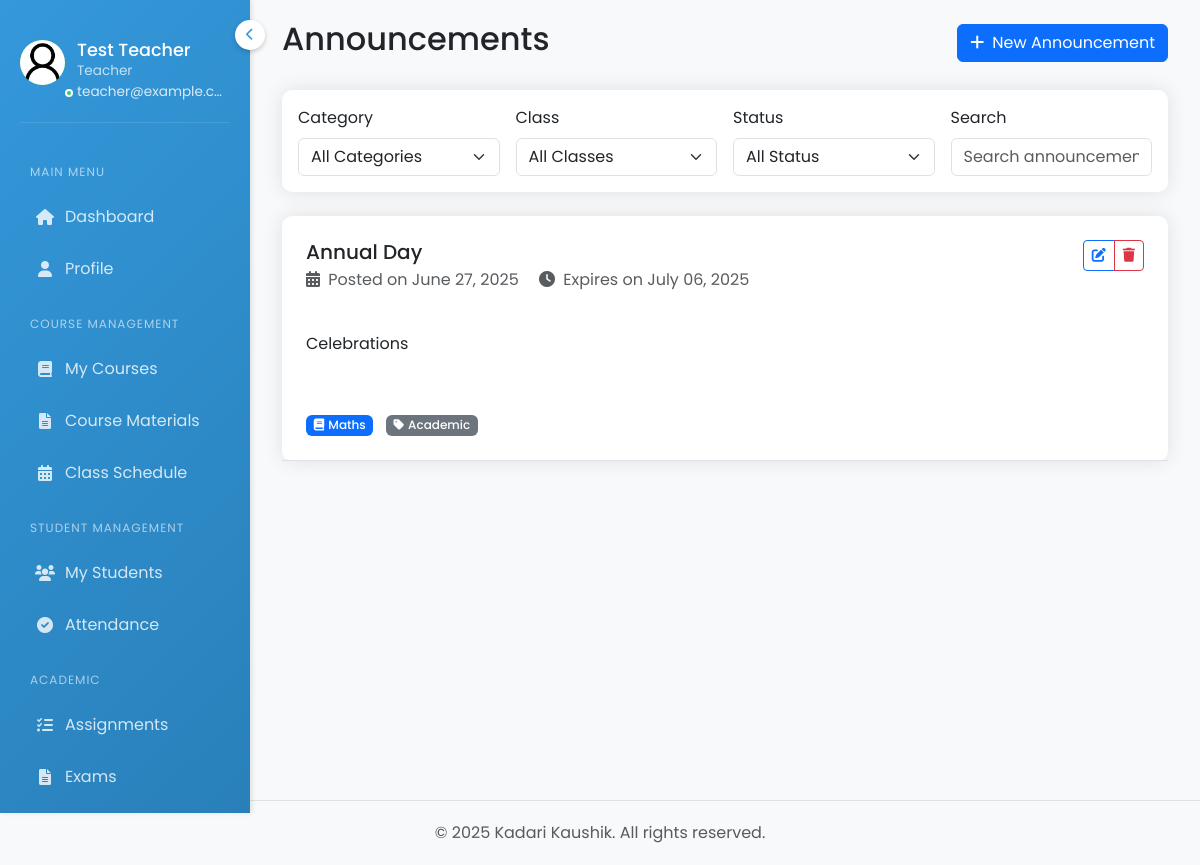
The page /teacher/announcements/ (signed in) on the database its author committed.
### accounts/models.py (models this page shows, shortened)
class Teacher(models.Model):
    GENDER_CHOICES = [
        ('M', 'Male'),
        ('F', 'Female'),
        ('O', 'Other')
    ]
    user = models.OneToOneField(User, on_delete=models.CASCADE, related_name='teacher_profile', null=True, blank=True)
    teacher_id = models.CharField(max_length=20, unique=True)
    first_name = models.CharField(max_length=50, validators=[name_validator])
    last_name = models.CharField(max_length=50, validators=[name_validator])
    date_of_birth = models.DateField(null=True, blank=True)
    gender = models.CharField(max_length=1, choices=GENDER_CHOICES, null=True, blank=True)
    photo = models.ImageField(upload_to='teacher_photos/', null=True, blank=True)
    email = models.EmailField(unique=True)
    phone_regex = RegexValidator(
        regex=r'^\+?1?\d{9,15}$',
        message="Phone number must be entered in the format: '+999999999'. Up to 15 digits allowed."
    )
    address = models.TextField(blank=True)
    city = models.CharField(max_length=100, blank=True, null=True)
    state = models.CharField(max_length=100, blank=True, null=True)
    country = models.CharField(max_length=100, blank=True, null=True)
    postal_code = models.CharField(max_length=20, blank=True, null=True)
    phone_number = models.CharField(max_length=17, blank=True, null=True)
    department = models.CharField(max_length=100)
    designation = models.CharField(max_length=100, blank=True, null=True)
    subjects = models.TextField()  # Comma-separated list of subjects
    qualification = models.CharField(max_length=200, blank=True)
    specialization = models.CharField(max_length=200, blank=True, null=True)
    experience = models.IntegerField(null=True, blank=True)
    joining_date = models.DateField()
    is_active = models.BooleanField(default=True)
    created_at = models.DateTimeField(auto_now_add=True)
    updated_at = models.DateTimeField(auto_now=True)

class Announcement(models.Model):
    CATEGORY_CHOICES = [
        ('academic', 'Academic'),
        ('general', 'General'),
        ('events', 'Events'),
    ]
    course = models.ForeignKey(Course, on_delete=models.CASCADE, related_name='announcements')
    category = models.CharField(max_length=20, choices=CATEGORY_CHOICES, default='academic')
    title = models.CharField(max_length=200)
    content = models.TextField()
    created_at = models.DateTimeField(auto_now_add=True)
    created_by = models.ForeignKey(User, on_delete=models.CASCADE)
    expiry_date = models.DateTimeField(null=True, blank=True)
    is_active = models.BooleanField(default=True)
    class Meta:
        ordering = ['-created_at']

class Course(models.Model):
    course_code = models.CharField(max_length=20, unique=True)
    title = models.CharField(max_length=200)
    description = models.TextField()
    teacher = models.ForeignKey(Teacher, on_delete=models.SET_NULL, null=True, related_name='courses')
    credits = models.IntegerField()
    students = models.ManyToManyField(Student, related_name='courses_enrolled', blank=True)
    class_section = models.ForeignKey('Class', on_delete=models.SET_NULL, null=True, related_name='courses')
    created_at = models.DateTimeField(auto_now_add=True)
    updated_at = models.DateTimeField(auto_now=True)
    class Meta:
        ordering = ['course_code']

### accounts/views.py (the view)
# urls.py: path('teacher/announcements/', views.teacher_announcements, name='teacher_announcements'),
@login_required
def teacher_announcements(request):
    if not hasattr(request.user, 'teacher_profile'):
        messages.error(request, 'You do not have access to this page.')
        return redirect('login')
    teacher = request.user.teacher_profile
    courses = Course.objects.filter(teacher=teacher)
    announcements = Announcement.objects.filter(course__in=courses).order_by('-created_at')
    context = {
        'announcements': announcements,
        'courses': courses
    }
    return render(request, 'accounts/teacher/communication/announcements.html', context)

### accounts/templates/accounts/teacher/communication/announcements.html (shortened to what this page needs)
{% extends 'accounts/base_teacher.html' %}
{% load static %}
{% block main_content %}
<div class="container-fluid">
    <div class="row mb-4">
        <div class="col-md-12">
            <div class="d-flex justify-content-between align-items-center">
                <h2>Announcements</h2>
                <button type="button" class="btn btn-primary" data-bs-toggle="modal" data-bs-target="#newAnnouncementModal">
                    <i class="fas fa-plus me-2"></i>New Announcement
                </button>
            </div>
        </div>
    </div>
    <div class="row">
        <div class="col-md-12">
            <div class="card mb-4">
                <div class="card-body">
                    <form class="row g-3" id="announcement-filters" method="get">
                        <div class="col-md-3">
                            <label for="filter_category" class="form-label">Category</label>
                            <select class="form-select" id="filter_category" name="category">
                                <option value="">All Categories</option>
                            </select>
                        </div>
                        <div class="col-md-3">
                            <label for="class" class="form-label">Class</label>
                            <select class="form-select" id="class" name="class">
                                <option value="">All Classes</option>
                            </select>
                        </div>
                        <div class="col-md-3">
                            <label for="status" class="form-label">Status</label>
                            <select class="form-select" id="status" name="status">
                                <option value="">All Status</option>
                            </select>
                        </div>
                        <div class="col-md-3">
                            <label for="search" class="form-label">Search</label>
                            <input type="text" class="form-control" id="search" name="search" placeholder="Search announcements...">
                        </div>
                    </form>
                </div>
            </div>
            <div class="card">
                <div class="card-body p-0">
                    {% for announcement in announcements %}
                    <div class="announcement-item p-4 border-bottom">
                        <div class="d-flex justify-content-between align-items-start mb-3">
                            <div>
                                <h5 class="mb-1">{{ announcement.title }}</h5>
                                <p class="text-muted mb-0">
                                    <i class="fas fa-calendar-alt me-1"></i>
                                    Posted on {{ announcement.created_at|date:"F d, Y" }}
                                    {% if announcement.expiry_date %}
                                    <span class="ms-3">
                                        <i class="fas fa-clock me-1"></i>
                                        Expires on {{ announcement.expiry_date|date:"F d, Y" }}
                                    </span>
                                    {% endif %}
                                </p>
                            </div>
                            <div class="btn-group">
                                <button type="button" class="btn btn-outline-primary btn-sm"
                                        data-bs-toggle="modal"
                                        data-bs-target="#editAnnouncementModal"
                                        data-announcement-id="{{ announcement.id }}"
                                        data-announcement-title="{{ announcement.title|escapejs }}"
                                        data-announcement-content="{{ announcement.content|escapejs }}"
                                        data-announcement-category="{{ announcement.category }}"
                                        data-announcement-course="{{ announcement.course.id }}"
                                        data-announcement-expiry="{{ announcement.expiry_date|date:'Y-m-d\TH:i' }}"
                                        onclick="loadEditAnnouncementData(this)">
                                    <i class="fas fa-edit"></i>
                                </button>
                                <button type="button" class="btn btn-outline-danger btn-sm"
                                        data-bs-toggle="modal"
                                        data-bs-target="#deleteAnnouncementModal"
                                        data-announcement-id="{{ announcement.id }}"
                                        data-announcement-title="{{ announcement.title|escapejs }}"
                                        onclick="loadDeleteAnnouncementData(this)">
                                    <i class="fas fa-trash"></i>
                                </button>
                            </div>
                        </div>
                        <div class="announcement-content mb-3">
                            <p>{{ announcement.content }}</p>
                        </div>
                        <div class="d-flex justify-content-between align-items-center">
                            <div>
                                <span class="badge bg-primary me-2">
                                    <i class="fas fa-book me-1"></i>{{ announcement.course.title }}
                                </span>
                                <span class="badge bg-secondary">
                                    <i class="fas fa-tag me-1"></i>{{ announcement.get_category_display }}
                                </span>
                            </div>
                        </div>
                    </div>
                    {% endfor %}
                </div>
            </div>
        </div>
    </div>
</div>
{% endblock %}

### accounts/templates/accounts/base_teacher.html (shortened to what this page needs)
{% load static %}
<!DOCTYPE html>
<html lang="en">
<head>
    <link href="https://cdn.jsdelivr.net/npm/bootstrap@5.3.0/dist/css/bootstrap.min.css" rel="stylesheet">
    <link rel="stylesheet" href="https://cdnjs.cloudflare.com/ajax/libs/font-awesome/6.0.0/css/all.min.css">
</head>
<body>
    <div class="sidebar">
        <button class="menu-toggle">
            <i class="fas fa-chevron-left"></i>
        </button>
        <div class="user-info d-flex align-items-start">
            <div class="avatar">
                {% if request.user.teacher_profile.photo %}
                    <img src="{{ request.user.teacher_profile.photo.url }}" alt="{{ request.user.username }}">
                {% else %}
                    <div class="avatar-initials">{{ request.user.username|first|upper }}</div>
                {% endif %}
            </div>
            <div class="user-status"></div>
            <div class="user-details">
                <h3 title="{{ request.user.get_full_name|default:request.user.username }}">{{ request.user.get_full_name|default:request.user.username }}</h3>
                <p class="user-role">Teacher</p>
                <p class="user-email" title="{{ request.user.email }}">{{ request.user.email }}</p>
            </div>
        </div>
        <div class="sidebar-scrollable">
            <nav class="nav flex-column">
                <div class="menu-label">Main Menu</div>
                <a class="nav-link {% if request.resolver_match.url_name == 'teacher_dashboard' %}active{% endif %}" href="{% url 'teacher_dashboard' %}">
                    <i class="fas fa-home"></i>
                    <span>Dashboard</span>
                </a>
                <a class="nav-link {% if request.resolver_match.url_name == 'teacher_profile' %}active{% endif %}" href="{% url 'teacher_profile' %}">
                    <i class="fas fa-user"></i>
                    <span>Profile</span>
                </a>
                <div class="menu-label">Course Management</div>
                <a class="nav-link {% if request.resolver_match.url_name == 'teacher_courses' %}active{% endif %}" href="{% url 'teacher_courses' %}">
                    <i class="fas fa-book"></i>
                    <span>My Courses</span>
                </a>
                <a class="nav-link {% if request.resolver_match.url_name == 'teacher_course_materials' %}active{% endif %}" href="{% url 'teacher_course_materials' %}">
                    <i class="fas fa-file-alt"></i>
                    <span>Course Materials</span>
                </a>
                <a class="nav-link {% if request.resolver_match.url_name == 'teacher_timetable' %}active{% endif %}" href="{% url 'teacher_timetable' %}">
                    <i class="fas fa-calendar-alt"></i>
                    <span>Class Schedule</span>
                </a>
                <div class="menu-label">Student Management</div>
                <a class="nav-link {% if request.resolver_match.url_name == 'teacher_students' %}active{% endif %}" href="{% url 'teacher_students' %}">
                    <i class="fas fa-users"></i>
                    <span>My Students</span>
                </a>
                <a class="nav-link {% if request.resolver_match.url_name == 'teacher_attendance' %}active{% endif %}" href="{% url 'teacher_attendance' %}">
                    <i class="fas fa-check-circle"></i>
                    <span>Attendance</span>
                </a>
                <div class="menu-label">Academic</div>
                <a class="nav-link {% if request.resolver_match.url_name == 'teacher_assignments' %}active{% endif %}" href="{% url 'teacher_assignments' %}">
                    <i class="fas fa-tasks"></i>
                    <span>Assignments</span>
                </a>
                <a class="nav-link {% if request.resolver_match.url_name == 'teacher_exams' %}active{% endif %}" href="{% url 'teacher_exams' %}">
                    <i class="fas fa-file-alt"></i>
                    <span>Exams</span>
                </a>
            </nav>
        </div>
    </div>
    <div class="main-content">
        {% block main_content %}{% endblock %}
    </div>
    <footer class="footer mt-auto py-3 bg-light border-top">
        <div class="container-fluid text-center">
            <span class="text-muted">© 2025 Kadari Kaushik. All rights reserved.</span>
        </div>
    </footer>
</body>
</html>

### rows shown on the page
Announcement: title "Annual Day", created_at "June 27, 2025", expiry_date "July 06, 2025", content "Celebrations", course "Maths", category "Academic"

### other values the page prints
{{ request.user.get_full_name|default:request.user.username }} "Test Teacher"
{{ request.user.email }} "teacher@example.c…"
